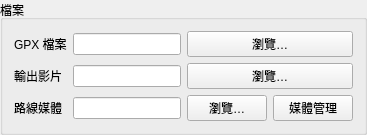
     <widget class="QGroupBox" name="groupBox_files">
      <property name="sizePolicy">
       <sizepolicy hsizetype="Expanding" vsizetype="Expanding">
        <horstretch>0</horstretch>
        <verstretch>0</verstretch>
       </sizepolicy>
      </property>
      <property name="title">
       <string>檔案</string>
      </property>
      <layout class="QGridLayout" name="gridLayout_files">
       <item row="0" column="0">
        <widget class="QLabel" name="lbl_gpx">
         <property name="text">
          <string>GPX 檔案</string>
         </property>
        </widget>
       </item>
       <item row="0" column="1">
        <widget class="QLineEdit" name="lineEdit_gpx">
         <property name="toolTip">
          <string>選擇欲渲染的 GPX 軌跡路徑檔案 (.gpx)</string>
         </property>
        </widget>
       </item>
       <item row="0" column="2">
        <widget class="QPushButton" name="btn_browse_gpx">
         <property name="text">
          <string>瀏覽…</string>
         </property>
        </widget>
       </item>
       <item row="1" column="0">
        <widget class="QLabel" name="lbl_output">
         <property name="text">
          <string>輸出影片</string>
         </property>
        </widget>
       </item>
       <item row="1" column="1">
        <widget class="QLineEdit" name="lineEdit_output">
         <property name="toolTip">
          <string>指定輸出的 MP4 影片檔名與資料夾路徑</string>
         </property>
        </widget>
       </item>
       <item row="1" column="2">
        <widget class="QPushButton" name="btn_browse_output">
         <property name="text">
          <string>瀏覽…</string>
         </property>
        </widget>
       </item>
       <item row="2" column="0">
        <widget class="QLabel" name="lbl_media">
         <property name="toolTip">
          <string>用途：選擇包含照片或影片的資料夾或檔案。程式會自動讀取 EXIF 時間與 GPS 座標點插入時間軸。</string>
         </property>
         <property name="text">
          <string>路線媒體</string>
         </property>
        </widget>
       </item>
       <item row="2" column="1">
        <widget class="QLineEdit" name="lineEdit_media">
         <property name="toolTip">
          <string>用途：選擇包含照片或影片的資料夾或檔案。程式會自動讀取 EXIF 時間與 GPS 座標點插入時間軸。</string>
         </property>
        </widget>
       </item>
       <item row="2" column="2">
        <layout class="QHBoxLayout" name="horizontalLayout_media">
         <item>
          <widget class="QPushButton" name="btn_browse_media">
           <property name="text">
            <string>瀏覽…</string>
           </property>
          </widget>
         </item>
         <item>
          <widget class="QPushButton" name="btn_media_dialog">
           <property name="text">
            <string>媒體管理</string>
           </property>
          </widget>
         </item>
        </layout>
       </item>
      </layout>
     </widget>
